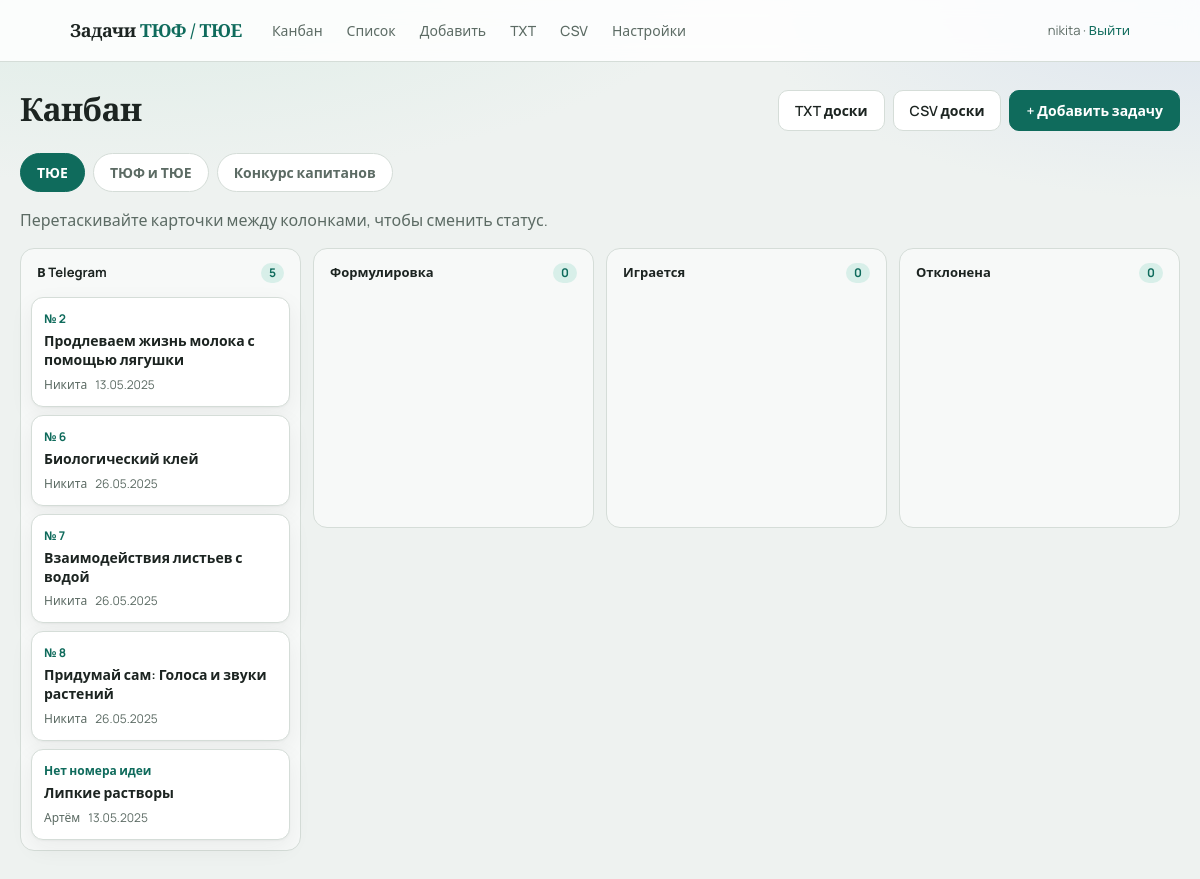
The app's page /kanban/tyue (signed in) with its own data.
### app/models.py (models this page shows)
class Task(Base):
    __tablename__ = "tasks"
    id = Column(Integer, primary_key=True, autoincrement=True)
    idea_number = Column(Integer, unique=True, nullable=True, index=True)
    title = Column(String(500), nullable=True)
    condition = Column(Text, nullable=True)
    formulirovka = Column(Text, nullable=True)
    itogovaya_formulirovka = Column(Text, nullable=True)
    author = Column(String(100), nullable=True)
    naznachenie = Column(String(50), nullable=True)
    status = Column(String(50), default="tg", index=True)
    proverena = Column(String(20), nullable=True)
    has_video = Column(Boolean, default=False)
    video_url = Column(String(1000), nullable=True)
    tags = Column(String(500), nullable=True)
    sources = Column(Text, nullable=True)
    telegram_url = Column(String(1000), nullable=True)
    telegram_datetime = Column(DateTime, nullable=False)
    answer_options = Column(Text, nullable=True)
    turnir = Column(String(20), nullable=True)
    turnir_year = Column(Integer, nullable=True)
    task_number = Column(Integer, nullable=True)
    etap_kk = Column(String(20), nullable=True)
    created_at = Column(DateTime, default=datetime.utcnow)
    updated_at = Column(DateTime, default=datetime.utcnow, onupdate=datetime.utcnow)
    comments = relationship(
        "Comment", back_populates="task", cascade="all, delete-orphan", order_by="Comment.created_at"
    )
    history = relationship(
        "TaskHistory",
        back_populates="task",
        cascade="all, delete-orphan",
        order_by="TaskHistory.created_at.desc()",
    )
    attachments = relationship(
        "Attachment",
        back_populates="task",
        cascade="all, delete-orphan",
        order_by="Attachment.created_at",
    )

### app/routes.py (the view)
@router.get("/kanban/{board}", response_class=HTMLResponse)
def kanban_board(request: Request, board: str, db: Session = Depends(get_db)):
    user = login_required(request)
    if not user:
        return RedirectResponse("/login", status_code=303)
    if board not in BOARD_STATUSES:
        raise HTTPException(status_code=404, detail="Нет такой доски")
    columns = BOARD_STATUSES[board]
    allowed = {s.value for s in columns}
    tasks = (
        db.query(Task)
        .filter(Task.naznachenie == board)
        .order_by(Task.idea_number.asc().nullslast(), Task.id.desc())
        .all()
    )
    tasks_by_status = {s.value: [] for s in columns}
    for task in tasks:
        key = task.status if task.status in allowed else columns[0].value
        tasks_by_status[key].append(task)
    return templates.TemplateResponse(
        request,
        "kanban.html",
        {
            "user": user,
            "board": board,
            "board_label": NAZNACHENIE_LABELS[board],
            "boards": NAZNACHENIE_LABELS,
            "columns": columns,
            "tasks_by_status": tasks_by_status,
            "status_short": STATUS_SHORT_LABELS,
            "format_igraetsya": format_igraetsya,
            "format_idea_label": format_idea_label,
        },
    )

### app/templates/kanban.html (shortened to what this page needs)
{% extends "base.html" %}
{% block main_class %}container container-wide{% endblock %}
{% block content %}
<div class="page-header">
  <h1>Канбан</h1>
  <div class="page-header-actions">
    <a class="btn secondary" href="/export/txt?naznachenie={{ board }}">TXT доски</a>
    <a class="btn secondary" href="/export/csv?naznachenie={{ board }}">CSV доски</a>
    <a class="btn primary" href="/new">+ Добавить задачу</a>
  </div>
</div>
<div class="board-tabs">
  {% for val, label in boards.items() %}
  <a href="/kanban/{{ val }}" class="board-tab {% if board == val %}active{% endif %}">{{ label }}</a>
  {% endfor %}
</div>
<p class="muted">Перетаскивайте карточки между колонками, чтобы сменить статус.</p>
<div class="kanban" id="kanban" data-board="{{ board }}">
  {% for st in columns %}
  <div class="kanban-col">
    <div class="kanban-col-header">
      <span>{{ status_short.get(st.value, st.label) }}</span>
      <span class="count" id="count-{{ st.value }}">{{ tasks_by_status.get(st.value, [])|length }}</span>
    </div>
    <div class="kanban-list" data-status="{{ st.value }}">
      {% for task in tasks_by_status.get(st.value, []) %}
      <article class="kanban-card" data-id="{{ task.id }}" draggable="false">
        <a href="/tasks/{{ task.id }}" class="kanban-card-link">
          <div class="kanban-card-num">{{ format_idea_label(task) }}</div>
          <div class="kanban-card-title">{{ task.title or 'Без названия' }}</div>
          <div class="kanban-card-meta">
            {% if task.author %}<span>{{ task.author }}</span>{% endif %}
            <span>{{ task.telegram_datetime.strftime('%d.%m.%Y') }}</span>
          </div>
          {% set ig = format_igraetsya(task) %}
        </a>
      </article>
      {% endfor %}
    </div>
  </div>
  {% endfor %}
</div>
{% endblock %}

### app/static/style.css (style rules this page uses)
:root { --bg: #eef2f0; --bg-accent: #e4ebe7; --surface: #ffffff; --ink: #1c2421; --muted: #5c6b64; --line: #d5ddd8; --brand: #0f6b5c; --brand-soft: #d8efe9; --brand-hover: #0b5347; --danger: #9b2c2c; --danger-bg: #fdf2f2; --shadow: 0 1px 2px rgba(28, 36, 33, 0.04), 0 8px 24px rgba(28, 36, 33, 0.06); --radius: 14px; --font: "Manrope", system-ui, sans-serif; --serif: "Source Serif 4", Georgia, serif; }
* { box-sizing: border-box; }
body { margin: 0; font-family: var(--font); background: radial-gradient(1200px 500px at 10% -10%, #d9ebe4 0%, transparent 55%), radial-gradient(900px 400px at 100% 0%, #dde5ef 0%, transparent 50%), var(--bg); color: var(--ink); line-height: 1.5; min-height: 100vh; }
a { color: var(--brand); text-decoration: none; }
.page-header { display: flex; justify-content: space-between; align-items: flex-start; gap: 16px; margin-bottom: 22px; }
.page-header h1 { margin: 0; font-family: var(--serif); font-size: 32px; font-weight: 600; letter-spacing: -0.02em; line-height: 1.2; }
.page-header-actions { display: flex; flex-wrap: wrap; gap: 8px; align-items: center; }
.btn { display: inline-block; padding: 9px 16px; border-radius: 10px; border: 1px solid var(--line); background: var(--surface); color: var(--ink); cursor: pointer; font-size: 14px; font-family: inherit; font-weight: 600; transition: background .15s, border-color .15s, transform .1s; }
.btn.primary { background: var(--brand); color: #fff; border-color: var(--brand); }
.btn.secondary { background: var(--surface); }
.muted { color: var(--muted); }
.board-tabs { display: flex; gap: 8px; flex-wrap: wrap; margin-bottom: 14px; }
.board-tab { padding: 8px 16px; border-radius: 999px; border: 1px solid var(--line); background: var(--surface); color: var(--muted); font-size: 14px; font-weight: 600; }
.board-tab.active { background: var(--brand); border-color: var(--brand); color: #fff; }
.kanban { display: grid; grid-template-columns: repeat(auto-fit, minmax(220px, 1fr)); gap: 12px; align-items: start; min-height: 60vh; }
.kanban-col { background: rgba(255, 255, 255, 0.55); border: 1px solid var(--line); border-radius: 14px; padding: 10px; min-height: 280px; }
.kanban-col-header { display: flex; justify-content: space-between; align-items: center; font-weight: 700; font-size: 13px; margin-bottom: 10px; padding: 4px 6px; color: var(--ink); }
.kanban-col-header .count { background: var(--brand-soft); color: var(--brand); border-radius: 999px; padding: 1px 8px; font-size: 12px; }
.kanban-list { min-height: 120px; display: flex; flex-direction: column; gap: 8px; }
.kanban-card { background: var(--surface); border-radius: 12px; border: 1px solid var(--line); box-shadow: var(--shadow); cursor: grab; }
.kanban-card-link { display: block; padding: 12px; color: inherit; text-decoration: none; }
.kanban-card-num { font-size: 12px; color: var(--brand); font-weight: 700; margin-bottom: 4px; }
.kanban-card-title { font-size: 14px; font-weight: 600; margin-bottom: 6px; line-height: 1.35; }
.kanban-card-meta { display: flex; gap: 8px; flex-wrap: wrap; font-size: 12px; color: var(--muted); }

### records on screen
Task: idea_number "№ 2", title "Продлеваем жизнь молока с помощью лягушки", author "Никита", telegram_datetime "13.05.2025"
Task: idea_number "№ 6", title "Биологический клей", author "Никита", telegram_datetime "26.05.2025"
Task: idea_number "№ 7", title "Взаимодействия листьев с водой", author "Никита", telegram_datetime "26.05.2025"
Task: idea_number "№ 8", title "Придумай сам: Голоса и звуки растений", author "Никита", telegram_datetime "26.05.2025"
Task: idea_number "Нет номера идеи", title "Липкие растворы", author "Артём", telegram_datetime "13.05.2025"

### other values on screen
{{ user }} "nikita"
{{ label }} "ТЮЕ" "ТЮФ и ТЮЕ" "Конкурс капитанов"
{{ status_short.get(st.value, st.label) }} "В Telegram" "Формулировка" "Играется" "Отклонена"
{{ tasks_by_status.get(st.value, [])|length }} "5" "0" "0" "0"
